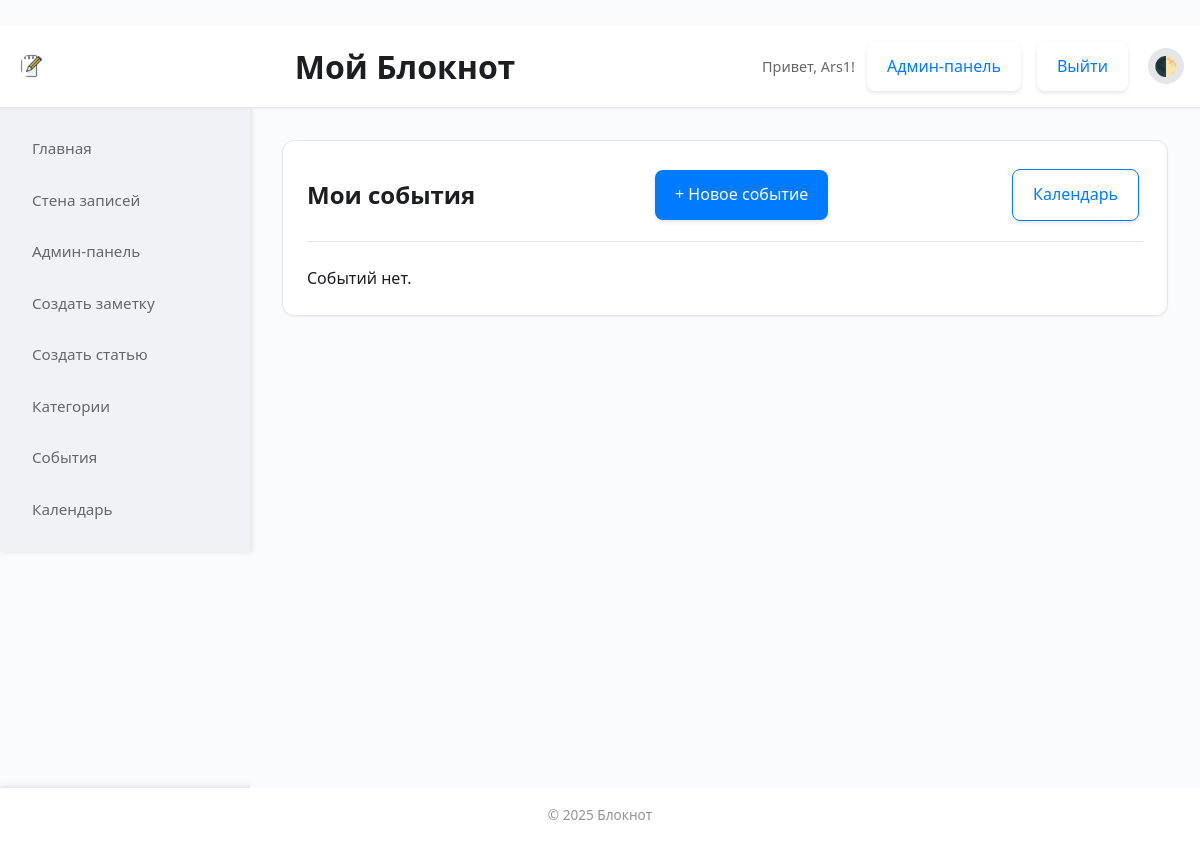
The app's page /events (signed in), older data.
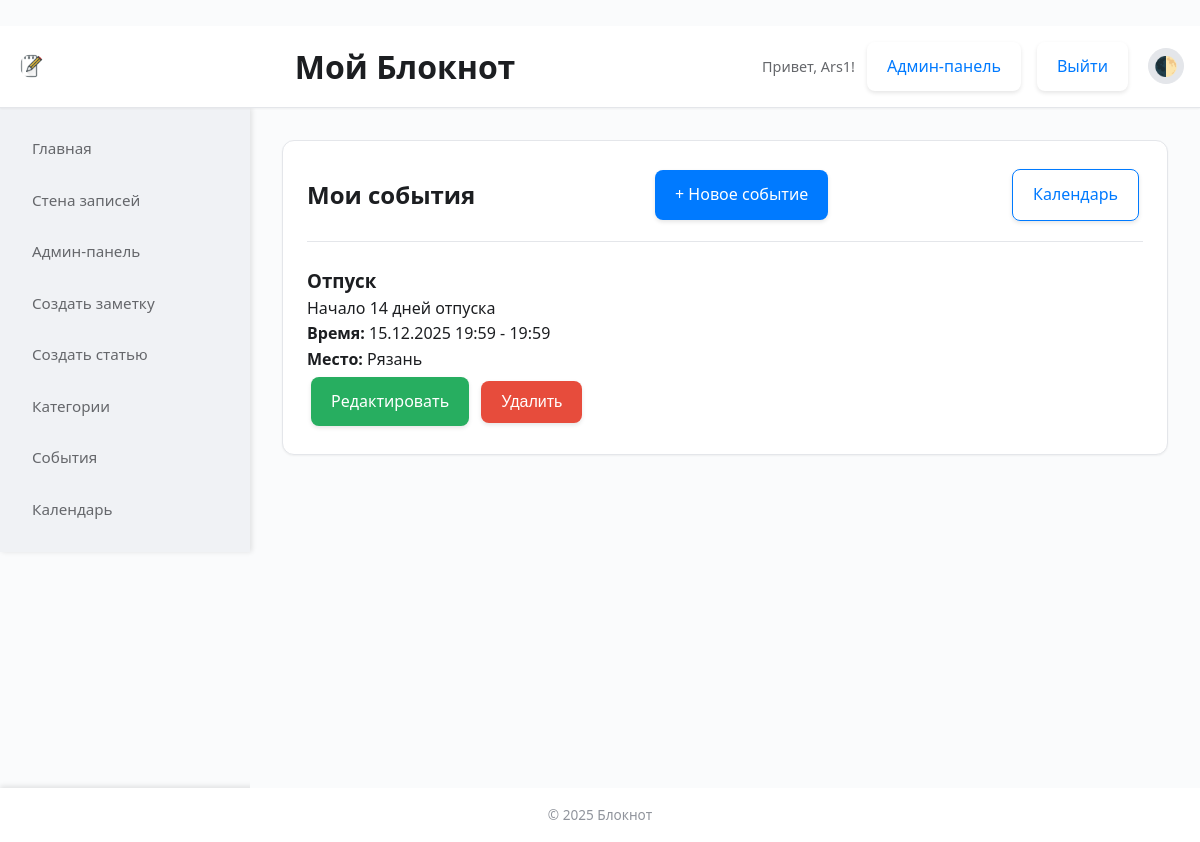
The same page, newer data.
### models.py (models this page shows, shortened)
class Event(db.Model):
    id = db.Column(db.Integer, primary_key=True)
    title = db.Column(db.String(200), nullable=False)
    description = db.Column(db.Text, nullable=True)
    start_time = db.Column(db.DateTime, nullable=False) # Начало события
    end_time = db.Column(db.DateTime, nullable=True) # Окончание события (может быть None)
    location = db.Column(db.String(300), nullable=True) # Место проведения
    created_at = db.Column(db.DateTime, default=datetime.utcnow)
    updated_at = db.Column(db.DateTime, default=datetime.utcnow, onupdate=datetime.utcnow)
    user_id = db.Column(db.Integer, db.ForeignKey('user.id'), nullable=False)
    user = db.relationship('User', backref=db.backref('events', lazy=True))

### app.py (the view)
@app.route('/events')
@login_required
def list_events():
    events = Event.query.filter_by(user_id=current_user.id).order_by(Event.start_time.asc()).all()
    return render_template('events.html', events=events)

### app.py (called while the page is built)
@login_manager.user_loader
def load_user(user_id):
    return User.query.get(int(user_id))

### templates/events.html (shortened to what this page needs)
{% extends "base.html" %}
{% block sidebar %}
    {% include 'sidebar.html' %}
{% endblock %}
{% block content %}
<div class="content-card">
    <div class="card-header">
        <h2>Мои события</h2>
        <a href="{{ url_for('create_event') }}" class="btn btn-primary">+ Новое событие</a>
        <a href="{{ url_for('calendar') }}" class="btn btn-secondary">Календарь</a>
    </div>
    {% if events %}
        <div class="events-list">
        {% for event in events %}
            <div class="event-card">
                <h3>{{ event.title }}</h3>
                {% if event.description %}
                    <p class="event-description">{{ event.description }}</p>
                {% endif %}
                <p class="event-time"><strong>Время:</strong> {{ event.start_time.strftime('%d.%m.%Y %H:%M') }}{% if event.end_time %} - {{ event.end_time.strftime('%H:%M') }}{% endif %}</p>
                {% if event.location %}
                    <p class="event-location"><strong>Место:</strong> {{ event.location }}</p>
                {% endif %}
                <div class="event-actions">
                    <a href="{{ url_for('edit_event', id=event.id) }}" class="btn btn-edit">Редактировать</a>
                    <form action="{{ url_for('delete_event', id=event.id) }}" method="POST" style="display:inline;">
                        <button type="submit" class="btn btn-delete" onclick="return confirm('Удалить событие?')">Удалить</button>
                    </form>
                </div>
            </div>
        {% endfor %}
        </div>
    {% else %}
        <p>Событий нет.</p>
    {% endif %}
</div>
{% endblock %}

Row changes from the older to the newer data that the page shows:
added Event: title "Отпуск", description "Начало 14 дней отпуска", start_time "15.12.2025 19:59", end_time "19:59", location "Рязань"
Text that changed along with them:
text no longer shown: "Событий нет."
